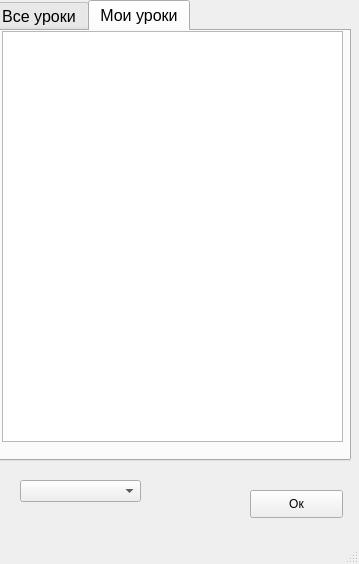
<?xml version="1.0" encoding="UTF-8"?>
<ui version="4.0">
 <class>MainWindow</class>
 <widget class="QMainWindow" name="MainWindow">
  <property name="geometry">
   <rect>
    <x>0</x>
    <y>0</y>
    <width>359</width>
    <height>564</height>
   </rect>
  </property>
  <property name="windowTitle">
   <string>MainWindow</string>
  </property>
  <widget class="QWidget" name="centralwidget">
   <widget class="QPushButton" name="okButton">
    <property name="geometry">
     <rect>
      <x>250</x>
      <y>490</y>
      <width>93</width>
      <height>28</height>
     </rect>
    </property>
    <property name="text">
     <string>Ок</string>
    </property>
   </widget>
   <widget class="QTabWidget" name="tabWidget">
    <property name="geometry">
     <rect>
      <x>-10</x>
      <y>0</y>
      <width>361</width>
      <height>461</height>
     </rect>
    </property>
    <property name="font">
     <font>
      <pointsize>12</pointsize>
     </font>
    </property>
    <property name="currentIndex">
     <number>1</number>
    </property>
    <widget class="QWidget" name="tab">
     <attribute name="title">
      <string>Все уроки</string>
     </attribute>
     <widget class="QWidget" name="verticalLayoutWidget">
      <property name="geometry">
       <rect>
        <x>10</x>
        <y>0</y>
        <width>341</width>
        <height>411</height>
       </rect>
      </property>
      <layout class="QVBoxLayout" name="verticalLayout"/>
     </widget>
    </widget>
    <widget class="QWidget" name="tab_2">
     <attribute name="title">
      <string>Мои уроки</string>
     </attribute>
     <widget class="QListWidget" name="listWidgetLessons">
      <property name="geometry">
       <rect>
        <x>10</x>
        <y>0</y>
        <width>341</width>
        <height>411</height>
       </rect>
      </property>
     </widget>
    </widget>
   </widget>
   <widget class="QComboBox" name="comboBox">
    <property name="geometry">
     <rect>
      <x>20</x>
      <y>480</y>
      <width>121</width>
      <height>22</height>
     </rect>
    </property>
   </widget>
  </widget>
  <widget class="QMenuBar" name="menubar">
   <property name="geometry">
    <rect>
     <x>0</x>
     <y>0</y>
     <width>359</width>
     <height>26</height>
    </rect>
   </property>
  </widget>
  <widget class="QStatusBar" name="statusbar"/>
 </widget>
 <resources/>
 <connections/>
</ui>
